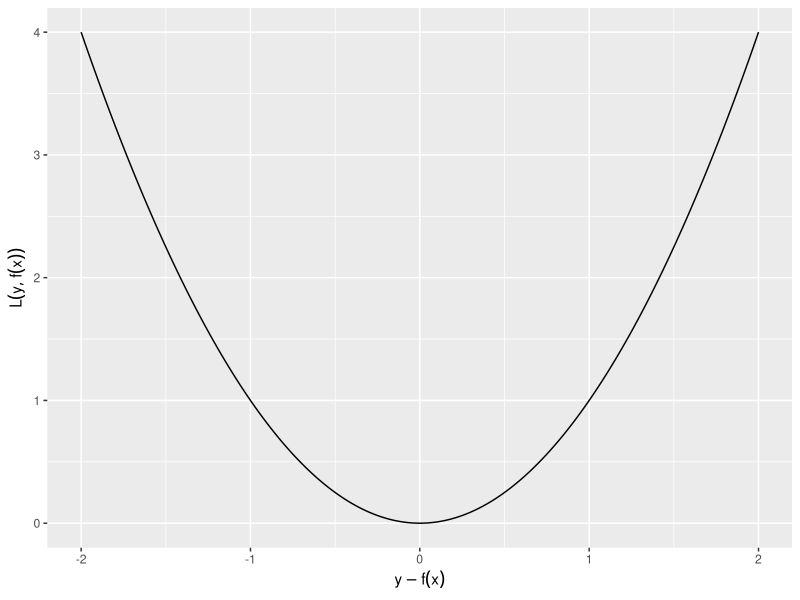

Write R code to recreate this figure. (Note: this script raises an error after producing the figure.)
# ------------------------------------------------------------------------------
# FIG: QUADRATIC LOSS WITH PSEUDO-RESIDUAL
# ------------------------------------------------------------------------------

# DATA -------------------------------------------------------------------------

x <- seq(-2L, 2L, by = 0.01)
y <- x^2

# PLOTS ------------------------------------------------------------------------

p <- ggplot2::qplot(
  x, 
  y, 
  geom = "line",
  xlab = bquote(y - f(x)),
  ylab = bquote(L(y, f(x))))

p <- p + 
  ggplot2::geom_segment(
    mapping = aes(x = 0.5, xend = 2L, y = 0L, yend = 3L),
    col = "red") +
  ggplot2::geom_segment(
    mapping = aes(x = 1L, xend = 1L, y = 0L, yend = 1L),
    col = "red") +
  ggplot2::geom_point(
    mapping = aes(x = 1L, y = 1L),
    col = "red",
    size = 3L,
    shape = 1L) +
  ggplot2::annotate(
    "text", 
    x = 0L, 
    y = 3L, 
    label = bquote(L(y, f(x)) ~ "=" ~ (y - f(x))^2), 
    size = 7L)

p <- p + theme_bw()
p <- p + theme(text = element_text(size = 20L))

ggplot2::ggsave(
  "../figure/plot_quad_pseudores.png", 
  p, 
  height = 4L, 
  width = 10L)
